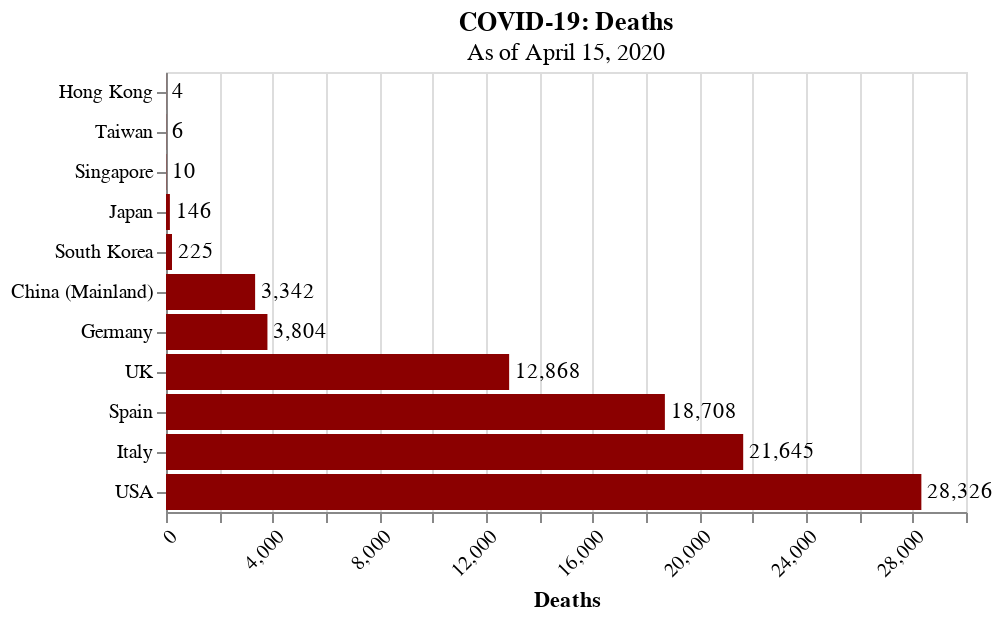

Notebook cell for this chart:
### Code cell
# Total Deaths
data = pd.DataFrame(list(zip(names, deaths)), columns=['Region', 'Deaths'])

bars = alt.Chart(data).mark_bar().encode(
    x="Deaths:Q",
    y=alt.Y("Region:O", sort='x')
).properties(
    title={
        "text":'COVID-19: Deaths',
        "subtitle":'As of ' + as_of_date.strftime("%B %d, %Y")
    }
)

text = bars.mark_text(
    align='left',
    baseline='middle',
    dx=3
).encode(
    text=(
        alt.Text("Deaths:Q", format=",")
    )
)

alt.layer(bars, text).configure_axisX(
    labelAngle=-45
).configure_axisY(
    title=None
).configure_bar(
    color='darkred'
)

### Figure 1 — Vega-Lite specification as saved in the notebook (floating-point values rounded to 4 significant figures)
{"config": {"view": {"continuousWidth": 400, "continuousHeight": 300}, "axisX": {"labelAngle": -45}, "axisY": {"title": null}, "bar": {"color": "darkred"}}, "layer": [{"mark": "bar", "encoding": {"x": {"type": "quantitative", "field": "Deaths"}, "y": {"type": "ordinal", "field": "Region", "sort": "x"}}, "title": {"text": "COVID-19: Deaths", "subtitle": "As of April 15, 2020"}}, {"mark": {"type": "text", "align": "left", "baseline": "middle", "dx": 3}, "encoding": {"text": {"type": "quantitative", "field": "Deaths", "format": ","}, "x": {"type": "quantitative", "field": "Deaths"}, "y": {"type": "ordinal", "field": "Region", "sort": "x"}}, "title": {"text": "COVID-19: Deaths", "subtitle": "As of April 15, 2020"}}], "data": {"name": "data-4bec54bcf989c2bf7128d08614c6c569"}, "$schema": "https://vega.github.io/schema/vega-lite/v4.8.1.json", "datasets": {"data-4bec54bcf989c2bf7128d08614c6c569": [{"Region": "Taiwan", "Deaths": 6}, {"Region": "Singapore", "Deaths": 10}, {"Region": "Hong Kong", "Deaths": 4}, {"Region": "South Korea", "Deaths": 225}, {"Region": "Japan", "Deaths": 146}, {"Region": "China (Mainland)", "Deaths": 3342}, {"Region": "USA", "Deaths": 28326}, {"Region": "Italy", "Deaths": 21645}, {"Region": "Germany", "Deaths": 3804}, {"Region": "Spain", "Deaths": 18708}, {"Region": "UK", "Deaths": 12868}]}}
